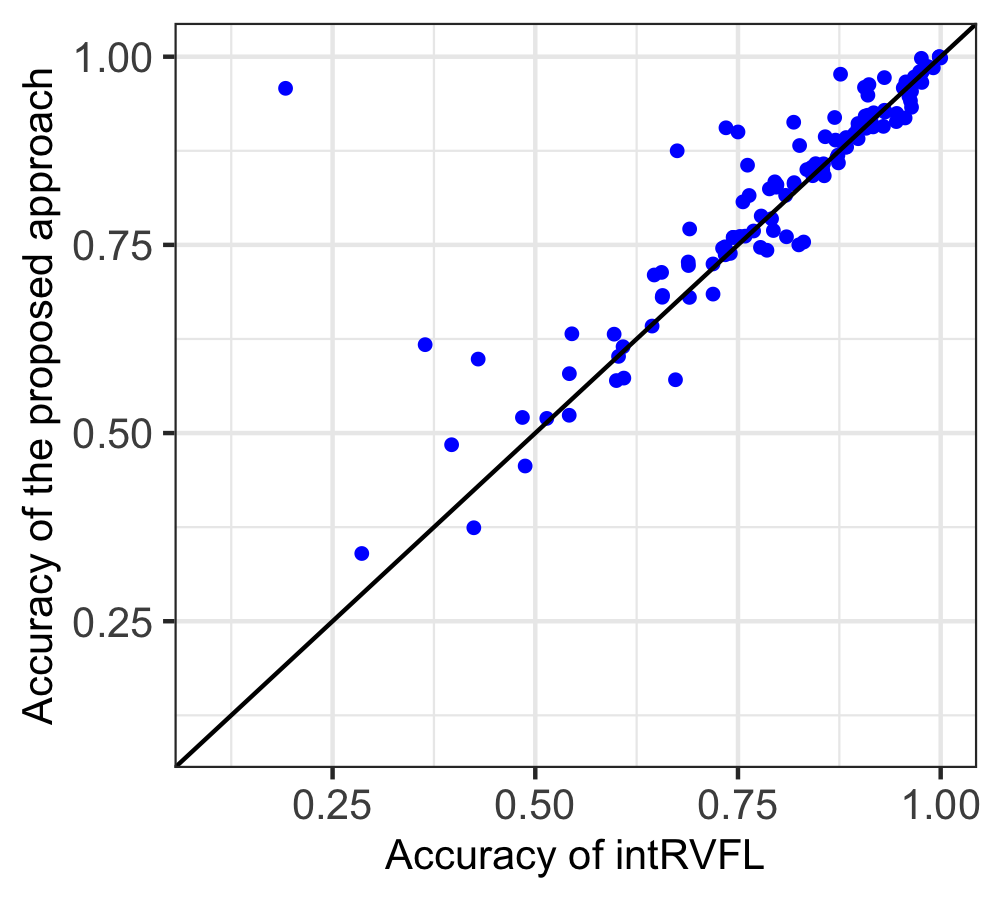

This figure's R source:
library(dplyr)
library(ggplot2)

intLMS <- read.csv(file="int_lms_acc.csv", sep='\t', header=FALSE)
GLVQ_RVFL <- read.csv(file="int_lvq_acc.csv", sep='\t', header=FALSE)
compData <- cbind(intLMS, GLVQ-RVFL)
colnames(compData) <- c("LMS", "LVQ")

mean(compData[, "LMS"])
mean(compData[, "LVQ"])

t.test(compData$LMS, compData$LVQ, paired = TRUE)

shapiro.test(compData$LMS)
shapiro.test(compData$LVQ)
wilcox.test(compData$LMS, compData$LVQ, paired = TRUE)

cor(compData$LMS, compData$LVQ)

png("fifth_figure.png", width=1000, height=900, res=300)

ggplot(compData, aes(x=LMS, y=LVQ)) +
  geom_point(size = 1, color = "blue") +
  geom_abline(slope=1, intercept=0) +
  xlim(0.1, 1.0) +
  ylim(0.1, 1.0) +
  xlab("Accuracy of intRVFL") +
  ylab("Accuracy of the proposed approach") +
  theme_bw() +
  theme(axis.text.x=element_text(size=10),
        axis.text.y=element_text(size=10),
        axis.title.x=element_text(size=10),
        axis.title.y=element_text(size=10))
#        text=element_text(family="Arial", size=10))

dev.off()

